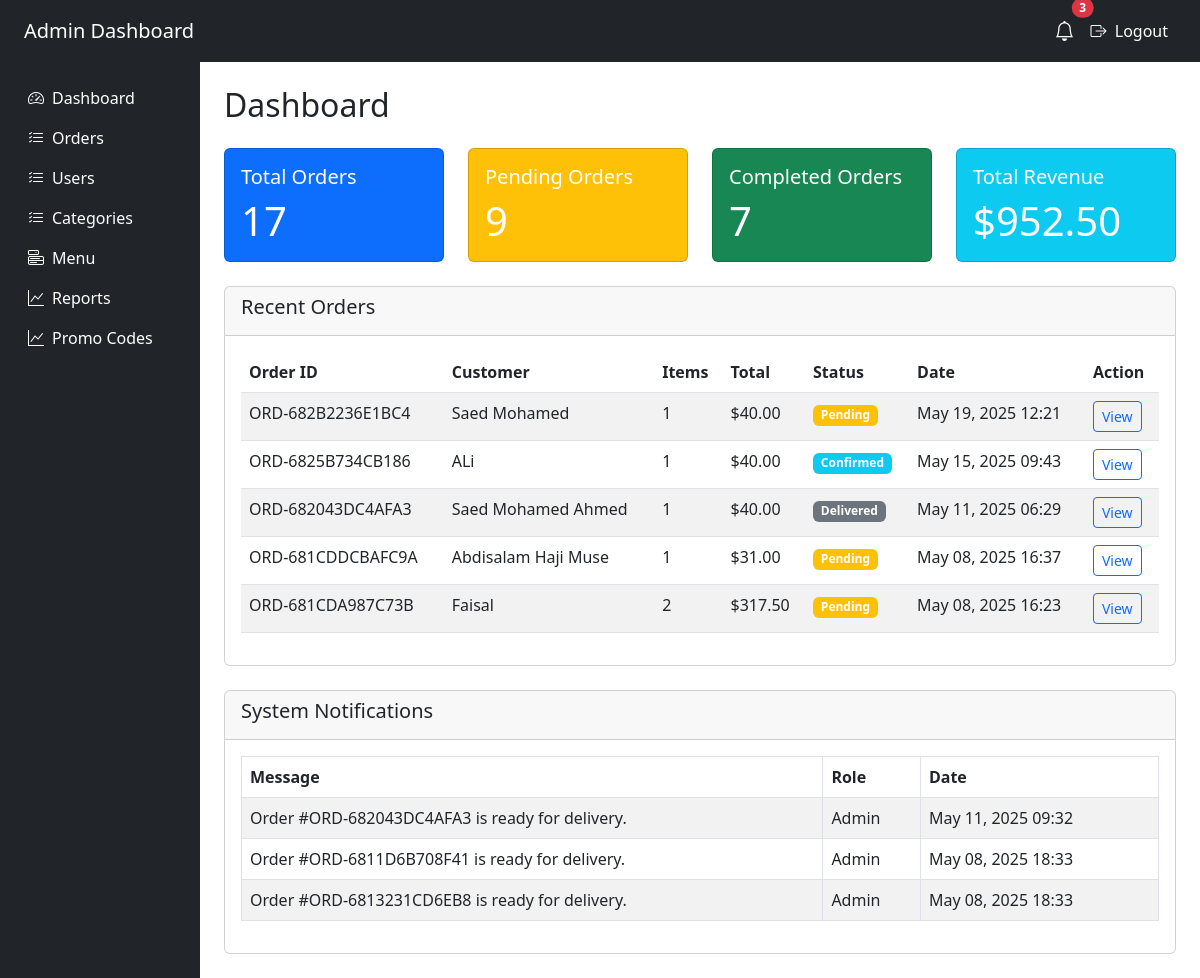
Page /admin/dashboard.php (signed in) on the committed database.
### tables this page shows
CREATE TABLE `orders` (
  `id` int(11) NOT NULL,
  `order_code` varchar(20) NOT NULL,
  `customer_name` varchar(100) NOT NULL,
  `customer_phone` varchar(20) NOT NULL,
  `customer_address` text NOT NULL,
  `special_instructions` text DEFAULT NULL,
  `status` enum('pending','confirmed','preparing','ready','out_for_delivery','delivered','cancelled') DEFAULT 'pending',
  `status_updated_at` timestamp NOT NULL DEFAULT current_timestamp(),
  `total_amount` decimal(10,2) NOT NULL,
  `created_at` timestamp NOT NULL DEFAULT current_timestamp(),
  `customer_email` varchar(255) DEFAULT NULL,
  `discount_amount` decimal(10,2) NOT NULL DEFAULT 0.00,
  `final_amount` decimal(10,2) NOT NULL,
  `promo_code_id` int(11) DEFAULT NULL,
  `public_access_code` varchar(32) DEFAULT NULL
);

CREATE TABLE `notifications` (
  `id` int(11) NOT NULL,
  `user_role` varchar(50) NOT NULL,
  `message` text NOT NULL,
  `is_read` tinyint(1) DEFAULT 0,
  `created_at` datetime DEFAULT current_timestamp()
);

### includes/functions.php (called while the page is built, shortened)
<?php
function getCurrentUserRole()
{
    return $_SESSION['user']['role'] ?? 'guest';
}

### includes/db.php (called while the page is built, shortened)
<?php
try {
    $pdo = new PDO("mysql:host=" . DB_HOST . ";dbname=" . DB_NAME, DB_USER, DB_PASS);
    $pdo->setAttribute(PDO::ATTR_ERRMODE, PDO::ERRMODE_EXCEPTION);
    $pdo->setAttribute(PDO::ATTR_DEFAULT_FETCH_MODE, PDO::FETCH_ASSOC);
} catch (PDOException $e) {
    die("Database connection failed: " . $e->getMessage());
}
function query($sql, $params = [])
{
    global $pdo;
    $stmt = $pdo->prepare($sql);
    $stmt->execute($params);
    return $stmt;
}
function fetchAll($sql, $params = [])
{
    return query($sql, $params)->fetchAll();
}
function fetchOne($sql, $params = [])
{
    return query($sql, $params)->fetch();
}

### admin/dashboard.php (the view, shortened to what this page needs)
<?php
require_once '../includes/db.php';
require_once '../includes/functions.php';
$notifications = fetchAll("SELECT * FROM notifications WHERE user_role = ? AND is_read = 0 ORDER BY created_at DESC", [getCurrentUserRole()]);
$unreadCount = fetchOne("SELECT COUNT(*) as total FROM notifications WHERE user_role = ? AND is_read = 0", [getCurrentUserRole()])['total'];
$stmt = $pdo->prepare("SELECT COUNT(*) FROM orders");
$stmt->execute();
$totalOrders = $stmt->fetchColumn();
$pendingOrders = $pdo->query("SELECT COUNT(*) FROM orders WHERE status = 'pending'")->fetchColumn();
$completedOrders = $pdo->query("SELECT COUNT(*) FROM orders WHERE status = 'delivered'")->fetchColumn();
$revenue = $pdo->query("SELECT SUM(total_amount) FROM orders WHERE status = 'delivered'")->fetchColumn();
$recentOrders = $pdo->query("SELECT o.*, COUNT(oi.id) as item_count
                             FROM orders o
                             LEFT JOIN order_items oi ON o.id = oi.order_id
                             GROUP BY o.id
                             ORDER BY o.created_at DESC
                             LIMIT 5")->fetchAll(PDO::FETCH_ASSOC);
?>
<!DOCTYPE html>
<html lang="en">
<head>
    <link href="https://cdn.jsdelivr.net/npm/bootstrap@5.3.0/dist/css/bootstrap.min.css" rel="stylesheet">
    <link rel="stylesheet" href="https://cdn.jsdelivr.net/npm/bootstrap-icons@1.10.0/font/bootstrap-icons.css">
</head>
<body>
    <nav class="navbar navbar-expand-lg navbar-dark bg-dark px-4">
        <a class="navbar-brand" href="#">Admin Dashboard</a>
        <div class="collapse navbar-collapse justify-content-end">
            <ul class="navbar-nav align-items-center">
                <li class="nav-item dropdown">
                    <a class="nav-link position-relative" href="#" id="notificationDropdown" role="button" data-bs-toggle="dropdown" aria-expanded="false">
                        <i class="bi bi-bell fs-5 text-white"></i>
                        <?php if ($unreadCount > 0): ?>
                            <span class="position-absolute top-0 start-100 translate-middle badge rounded-pill bg-danger">
                                <?= $unreadCount ?>
                            </span>
                        <?php endif; ?>
                    </a>
                </li>
                <li class="nav-item">
                    <a class="nav-link text-white" href="../logout.php">
                        <i class="bi bi-box-arrow-right me-1"></i> Logout
                    </a>
                </li>
            </ul>
        </div>
    </nav>
    <div class="container-fluid">
        <div class="row">
            <nav id="sidebar" class="col-md-3 col-lg-2 d-md-block bg-dark sidebar collapse">
                <div class="position-sticky pt-3">
                    <ul class="nav flex-column">
                        <li class="nav-item">
                            <a class="nav-link active text-white" href="dashboard.php">
                                <i class="bi bi-speedometer2 me-2"></i>Dashboard
                            </a>
                        </li>
                        <li class="nav-item">
                            <a class="nav-link text-white" href="orders.php">
                                <i class="bi bi-list-check me-2"></i>Orders
                            </a>
                        </li>
                        <li class="nav-item">
                            <a class="nav-link text-white" href="users.php">
                                <i class="bi bi-list-check me-2"></i>Users
                            </a>
                        </li>
                        <li class="nav-item">
                            <a class="nav-link text-white" href="categories.php">
                                <i class="bi bi-list-check me-2"></i>Categories
                            </a>
                        </li>
                        <li class="nav-item">
                            <a class="nav-link text-white" href="menu.php">
                                <i class="bi bi-menu-button me-2"></i>Menu
                            </a>
                        </li>
                        <li class="nav-item">
                            <a class="nav-link text-white" href="reports.php">
                                <i class="bi bi-graph-up me-2"></i>Reports
                            </a>
                        </li>
                        <li class="nav-item">
                            <a class="nav-link text-white" href="promo_codes.php">
                                <i class="bi bi-graph-up me-2"></i>Promo Codes
                            </a>
                        </li>
                    </ul>
                </div>
            </nav>
            <main class="col-md-9 ms-sm-auto col-lg-10 px-md-4 py-4">
                <h1 class="h2">Dashboard</h1>
                <div class="row my-4">
                    <div class="col-md-3">
                        <div class="card text-white bg-primary">
                            <div class="card-body">
                                <h5 class="card-title">Total Orders</h5>
                                <p class="card-text display-6"><?= $totalOrders ?></p>
                            </div>
                        </div>
                    </div>
                    <div class="col-md-3">
                        <div class="card text-white bg-warning">
                            <div class="card-body">
                                <h5 class="card-title">Pending Orders</h5>
                                <p class="card-text display-6"><?= $pendingOrders ?></p>
                            </div>
                        </div>
                    </div>
                    <div class="col-md-3">
                        <div class="card text-white bg-success">
                            <div class="card-body">
                                <h5 class="card-title">Completed Orders</h5>
                                <p class="card-text display-6"><?= $completedOrders ?></p>
                            </div>
                        </div>
                    </div>
                    <div class="col-md-3">
                        <div class="card text-white bg-info">
                            <div class="card-body">
                                <h5 class="card-title">Total Revenue</h5>
                                <p class="card-text display-6">$<?= number_format($revenue, 2) ?></p>
                            </div>
                        </div>
                    </div>
                </div>
                <div class="card">
                    <div class="card-header">
                        <h5>Recent Orders</h5>
                    </div>
                    <div class="card-body">
                        <div class="table-responsive">
                            <table class="table table-striped">
                                <thead>
                                    <tr>
                                        <th>Order ID</th>
                                        <th>Customer</th>
                                        <th>Items</th>
                                        <th>Total</th>
                                        <th>Status</th>
                                        <th>Date</th>
                                        <th>Action</th>
                                    </tr>
                                </thead>
                                <tbody>
                                    <?php foreach ($recentOrders as $order): ?>
                                        <tr>
                                            <td><?= $order['order_code'] ?></td>
                                            <td><?= htmlspecialchars($order['customer_name']) ?></td>
                                            <td><?= $order['item_count'] ?></td>
                                            <td>$<?= number_format($order['total_amount'], 2) ?></td>
                                            <td>
                                                <span class="badge
                                                    <?= $order['status'] === 'pending' ? 'bg-warning' : '' ?>
                                                    <?= $order['status'] === 'confirmed' ? 'bg-info' : '' ?>
                                                    <?= $order['status'] === 'preparing' ? 'bg-primary' : '' ?>
                                                    <?= $order['status'] === 'ready' ? 'bg-success' : '' ?>
                                                    <?= $order['status'] === 'delivered' ? 'bg-secondary' : '' ?>
                                                    text-white">
                                                    <?= ucfirst(str_replace('_', ' ', $order['status'])) ?>
                                                </span>
                                            </td>
                                            <td><?= date('M d, Y H:i', strtotime($order['created_at'])) ?></td>
                                            <td>
                                                <a href="order_details.php?id=<?= $order['id'] ?>" class="btn btn-sm btn-outline-primary">View</a>
                                            </td>
                                        </tr>
                                    <?php endforeach; ?>
                                </tbody>
                            </table>
                        </div>
                    </div>
                </div>
                <div class="card mt-4">
                    <div class="card-header">
                        <h5>System Notifications</h5>
                    </div>
                    <div class="card-body">
                        <?php if (!empty($notifications)): ?>
                            <div class="table-responsive">
                                <table class="table table-bordered table-striped">
                                    <thead>
                                        <tr>
                                            <th>Message</th>
                                            <th>Role</th>
                                            <th>Date</th>
                                        </tr>
                                    </thead>
                                    <tbody>
                                        <?php foreach ($notifications as $note): ?>
                                            <tr>
                                                <td><?= htmlspecialchars($note['message']) ?></td>
                                                <td><?= ucfirst($note['user_role']) ?></td>
                                                <td><?= date('M d, Y H:i', strtotime($note['created_at'])) ?></td>
                                            </tr>
                                        <?php endforeach; ?>
                                    </tbody>
                                </table>
                            </div>
                        <?php else: ?>
                            <p class="text-muted">No new notifications.</p>
                        <?php endif; ?>
                    </div>
                </div>
            </main>
        </div>
    </div>
</body>
</html>

### rows in the picture
orders: order_code "ORD-682B2236E1BC4", customer_name "Saed Mohamed", item_count "1", total_amount "40.00", status "Pending", created_at "May 19, 2025 12:21"
orders: order_code "ORD-6825B734CB186", customer_name "ALi", item_count "1", total_amount "40.00", status "Confirmed", created_at "May 15, 2025 09:43"
orders: order_code "ORD-682043DC4AFA3", customer_name "Saed Mohamed Ahmed", item_count "1", total_amount "40.00", status "Delivered", created_at "May 11, 2025 06:29"
orders: order_code "ORD-681CDDCBAFC9A", customer_name "Abdisalam Haji Muse", item_count "1", total_amount "31.00", status "Pending", created_at "May 08, 2025 16:37"
orders: order_code "ORD-681CDA987C73B", customer_name "Faisal", item_count "2", total_amount "317.50", status "Pending", created_at "May 08, 2025 16:23"
notifications: message "Order #ORD-682043DC4AFA3 is ready for delivery.", user_role "Admin", created_at "May 11, 2025 09:32"
notifications: message "Order #ORD-6811D6B708F41 is ready for delivery.", user_role "Admin", created_at "May 08, 2025 18:33"
notifications: message "Order #ORD-6813231CD6EB8 is ready for delivery.", user_role "Admin", created_at "May 08, 2025 18:33"

### other values in the picture
$unreadCount "3"
$totalOrders "17"
$pendingOrders "9"
$completedOrders "7"
$revenue "952.50"
